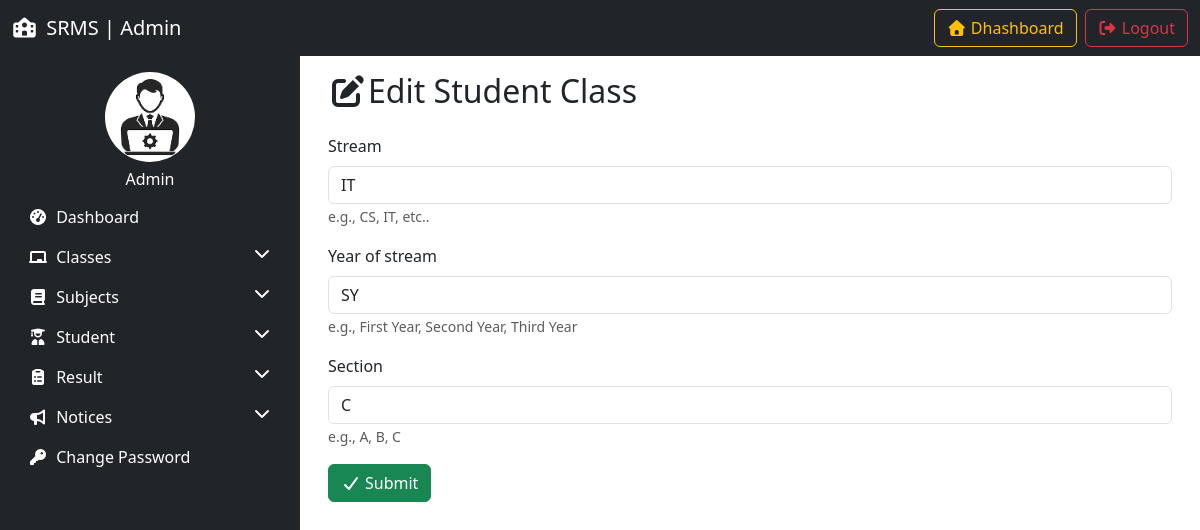
/edit_class/6/ (signed in), run on the app's committed database.
### resultapp/models.py (models this page shows, shortened)
class Studentclass(models.Model):
    streamName = models.CharField(max_length=100)
    yearStream = models.CharField(max_length=100)
    section = models.CharField(max_length=10)
    creation_date = models.DateTimeField(auto_now_add=True)
    updation_date = models.DateTimeField(auto_now=True)

### resultapp/views.py (the view, shortened to what this page needs)
# urls.py: path('edit_class/<int:class_id>/', views.edit_class, name='edit_class'),
@login_required
def edit_class(request,class_id):
    class_to_delete = Studentclass.objects.get(id=class_id)
    return render(request, 'edit_class.html', {'class_to_delete': class_to_delete})

### resultapp/templates/edit_class.html (shortened to what this page needs)
{% extends 'admin_base.html' %}
{% load static %}
{% block content %}
<div class="container">
    <h2 class="mb-4"><i class="fas fa-edit"></i>Edit Student Class</h2>
    <form method="post">
        <div class="mb-3">
            <label for="streamName" class="form-label">Stream</label>
            <input type="text" class="form-control" id="streamName" name="streamName" placeholder="Enter Stream here " required value="{{ class_to_delete.streamName }}">
            <small class="text-muted">e.g., CS, IT, etc..</small>
        </div>
        <div class="mb-3">
            <label for="yearStreamr" class="form-label">Year of stream</label>
            <input type="text" class="form-control" id="yearStream" name="yearStream" placeholder="Enter Year" required value="{{ class_to_delete.yearStream }}">
            <small class="text-muted">e.g., First Year, Second Year, Third Year</small>
        </div>
        <div class="mb-3">
            <label for="section" class="form-label">Section</label>
            <input type="text" class="form-control" id="section" name="section" placeholder="Enter your section" required value="{{ class_to_delete.section }}">
            <small class="text-muted">e.g., A, B, C </small>
        </div>
        <button type="submit" class="btn btn-success">
            <i class="fas fa-check me-1"></i>Submit
        </button>
    </form>
</div>
{% endblock %}

### data on the page
Studentclass: streamName "IT", yearStream "SY", section "C"
